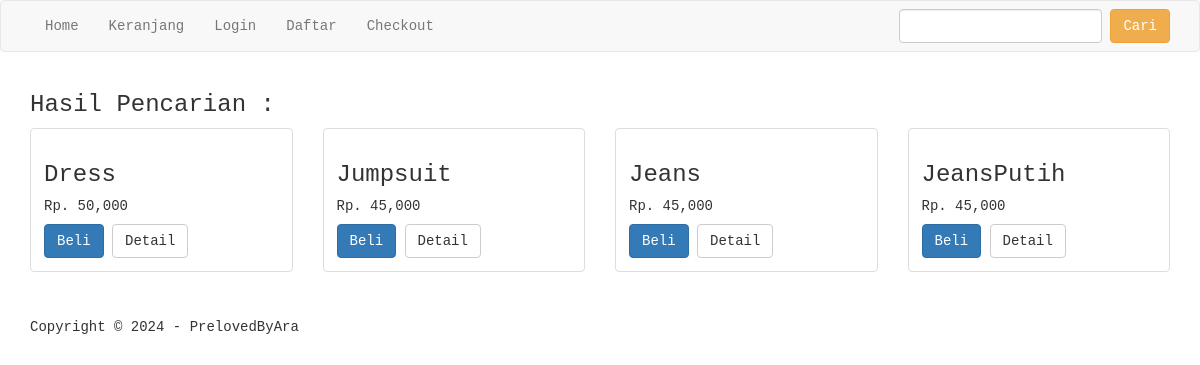
The page /pencarian.php on the database its author committed.
### tables this page shows
CREATE TABLE `produk` (
  `id_produk` int(11) NOT NULL,
  `nama_produk` varchar(25) NOT NULL,
  `harga_produk` int(11) NOT NULL,
  `foto_produk` varchar(50) NOT NULL,
  `deskripsi_produk` text NOT NULL,
  `stok_produk` int(10) NOT NULL
);

### pencarian.php (the view, shortened to what this page needs)
<?php include 'koneksi.php'; ?>
<?php
$keyword = $_GET["keyword"];
$semuadata = array();
$ambil = $koneksi->query("SELECT * FROM produk WHERE nama_produk LIKE '%$keyword%'
	OR deskripsi_produk LIKE '%$keyword%'");
while ($pecah = $ambil->fetch_assoc())
{
	$semuadata[]=$pecah;
}
?>
<!DOCTYPE html>
<html>
<head>
	<link rel="stylesheet" href="admin/assets/css/bootstrap.css">
</head>
<body style="font-family: monospace;">
<?php include 'menu.php'; ?>
	<div class="container">
		<h3>Hasil Pencarian : <?php echo $keyword ?></h3>
		<div class="row">
		<?php foreach ($semuadata as $key => $value): ?>
			<div class="col-md-3">
				<div class="thumbnail">
					<div class="caption">
						<h3><?php echo $value["nama_produk"] ?></h3>
						<h5>Rp. <?php echo number_format($value["harga_produk"]) ?></h5>
						<a href="beli.php?id=<?php echo $value["id_produk"]; ?>" class="btn btn-primary">
						Beli</a>
						<a href="detail.php?id=<?php echo $value["id_produk"]; ?>" class="btn btn-default">
						Detail</a>
					</div>
				</div>
			</div>
		<?php endforeach ?>
		</div>
	</div>
<div class="footer" style="padding:25px 0">
	<div class="container">
		<small">Copyright &copy; 2024 - PrelovedByAra</small>
	</div>
</div>
</body>
</html>

### menu.php
<nav class="navbar navbar-default" style="font-family: monospace;" >
	<div class="container">
		<ul class="nav navbar-nav">
			<li><a href="index.php"> Home </a></li>
			<li><a href="keranjang.php"> Keranjang </a></li>
			<?php if (isset($_SESSION["pelanggan"])): ?>
			<li><a href="riwayat.php">Riwayat Pemesanan</a></li>
			<li><a href="logout.php"> Logout </a></li>
			<?php else:  ?>
				<li><a href="login.php"> Login </a></li>
				<li><a href="daftar.php">Daftar</a></li>
			<?php endif ?>
			<li><a href="checkout.php"> Checkout </a></li>
		</ul>
		<form action="pencarian.php" method="get" class="navbar-form navbar-right">
			<input type="text" class="form-control" name="keyword">
			<button class="btn btn-warning">Cari</button>
		</form>
	</div>
</nav>

### rows shown on the page
produk: nama_produk "Dress", harga_produk "50,000"
produk: nama_produk "Jumpsuit", harga_produk "45,000"
produk: nama_produk "Jeans", harga_produk "45,000"
produk: nama_produk "JeansPutih", harga_produk "45,000"
